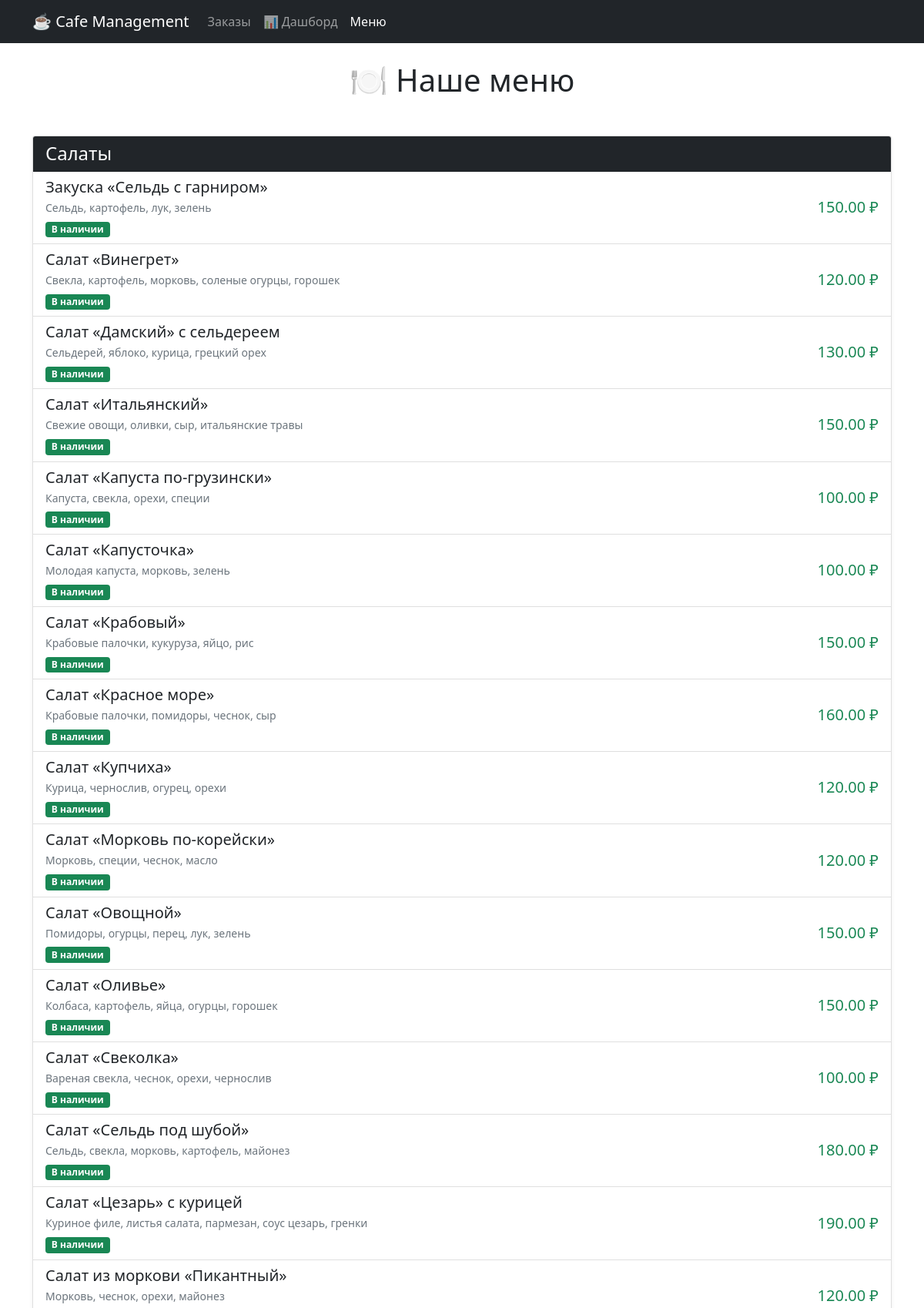
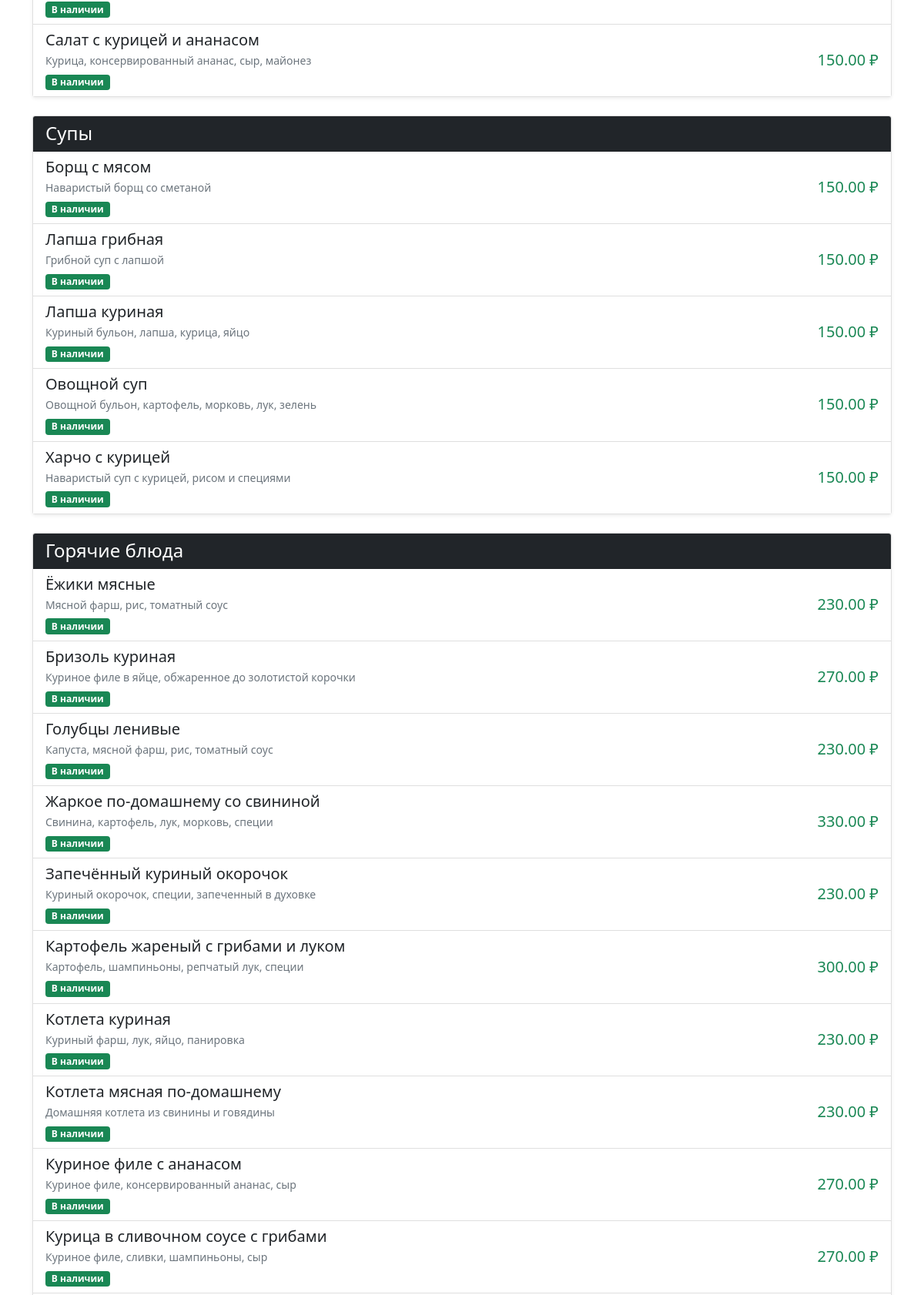
Page /orders/menu/ (upper part) on the committed database (2 pictures, top to bottom).
### orders/models.py (models this page shows, shortened)
class Item(models.Model):
    CATEGORY_CHOICES = [
        ('закуски', 'Закуски'),
        ('салаты', 'Салаты'),
        ('супы', 'Супы'),
        ('горячее', 'Горячие блюда'),
        ('гарниры', 'Гарниры'),
        ('напитки', 'Напитки'),
        ('десерты', 'Десерты'),
        ('прочее', 'Прочее'),
    ]
    name = models.CharField(max_length=100, verbose_name="Название блюда", unique=True)
    description = models.TextField(verbose_name="Описание/состав", blank=True)
    price = models.DecimalField(max_digits=10, decimal_places=2, verbose_name="Цена")
    category = models.CharField(max_length=50, choices=CATEGORY_CHOICES, default='прочее', verbose_name="Категория")
    is_available = models.BooleanField(default=True, verbose_name="Доступно")
    created_at = models.DateTimeField(auto_now_add=True, verbose_name="Дата добавления")
    class Meta:
        verbose_name = "Блюдо"
        verbose_name_plural = "Меню"
        ordering = ['category', 'name']

### orders/views.py (the view)
# urls.py: path('menu/', views.menu_view, name='menu_view'),       # Меню
def menu_view(request):
    categories = []
    for category_code, category_name in Item.CATEGORY_CHOICES:
        items = Item.objects.filter(category=category_code, is_available=True)
        if items.exists():
            categories.append({
                'code': category_code,
                'name': category_name,
                'items': items
            })
    return render(request, 'orders/menu.html', {'categories': categories})

### orders/templates/orders/menu.html (shortened to what this page needs)
{% extends "orders/base.html" %}
{% block content %}
<div class="container">
    <h1 class="text-center mb-5">🍽️ Наше меню</h1>
    {% for category in categories %}
    <div class="card mb-4 shadow-sm">
        <div class="card-header bg-dark text-white">
            <h4 class="mb-0">{{ category.name }}</h4>
        </div>
        <div class="card-body p-0">
            <div class="list-group list-group-flush">
                {% for item in category.items %}
                <div class="list-group-item">
                    <div class="row align-items-center">
                        <div class="col-md-8">
                            <h5 class="mb-1">{{ item.name }}</h5>
                            <p class="mb-1 text-muted small">{{ item.description|default:" " }}</p>
                            {% if item.is_available %}
                                <span class="badge bg-success">В наличии</span>
                            {% else %}
                                <span class="badge bg-danger">Нет в наличии</span>
                            {% endif %}
                        </div>
                        <div class="col-md-4 text-md-end">
                            <span class="h5 text-success">{{ item.price }} ₽</span>
                        </div>
                    </div>
                </div>
                {% empty %}
                <div class="list-group-item text-center text-muted">
                    В этой категории пока нет блюд
                </div>
                {% endfor %}
            </div>
        </div>
    </div>
    {% empty %}
    <div class="alert alert-info text-center">
        Меню пока пусто. Добавьте блюда в админке.
    </div>
    {% endfor %}
</div>
{% endblock %}

### rows in the picture
Item: name "Закуска «Сельдь с гарниром»", description "Сельдь, картофель, лук, зелень", is_available "В наличии", price "150.00"
Item: name "Салат «Винегрет»", description "Свекла, картофель, морковь, соленые огурцы, горошек", is_available "В наличии", price "120.00"
Item: name "Салат «Дамский» с сельдереем", description "Сельдерей, яблоко, курица, грецкий орех", is_available "В наличии", price "130.00"
Item: name "Салат «Итальянский»", description "Свежие овощи, оливки, сыр, итальянские травы", is_available "В наличии", price "150.00"
Item: name "Салат «Капуста по-грузински»", description "Капуста, свекла, орехи, специи", is_available "В наличии", price "100.00"
Item: name "Салат «Капусточка»", description "Молодая капуста, морковь, зелень", is_available "В наличии", price "100.00"
Item: name "Салат «Крабовый»", description "Крабовые палочки, кукуруза, яйцо, рис", is_available "В наличии", price "150.00"
Item: name "Салат «Красное море»", description "Крабовые палочки, помидоры, чеснок, сыр", is_available "В наличии", price "160.00"
Item: name "Салат «Купчиха»", description "Курица, чернослив, огурец, орехи", is_available "В наличии", price "120.00"
Item: name "Салат «Морковь по-корейски»", description "Морковь, специи, чеснок, масло", is_available "В наличии", price "120.00"
Item: name "Салат «Овощной»", description "Помидоры, огурцы, перец, лук, зелень", is_available "В наличии", price "150.00"
Item: name "Салат «Оливье»", description "Колбаса, картофель, яйца, огурцы, горошек", is_available "В наличии", price "150.00"
Item: name "Салат «Свеколка»", description "Вареная свекла, чеснок, орехи, чернослив", is_available "В наличии", price "100.00"
Item: name "Салат «Сельдь под шубой»", description "Сельдь, свекла, морковь, картофель, майонез", is_available "В наличии", price "180.00"
Item: name "Салат «Цезарь» с курицей", description "Куриное филе, листья салата, пармезан, соус цезарь, гренки", is_available "В наличии", price "190.00"
Item: name "Салат из моркови «Пикантный»", description "Морковь, чеснок, орехи, майонез", is_available "В наличии", price "120.00"
Item: name "Салат с курицей и ананасом", description "Курица, консервированный ананас, сыр, майонез", is_available "В наличии", price "150.00"
Item: name "Борщ с мясом", description "Наваристый борщ со сметаной", is_available "В наличии", price "150.00"
Item: name "Лапша грибная", description "Грибной суп с лапшой", is_available "В наличии", price "150.00"
Item: name "Лапша куриная", description "Куриный бульон, лапша, курица, яйцо", is_available "В наличии", price "150.00"
Item: name "Овощной суп", description "Овощной бульон, картофель, морковь, лук, зелень", is_available "В наличии", price "150.00"
Item: name "Харчо с курицей", description "Наваристый суп с курицей, рисом и специями", is_available "В наличии", price "150.00"
Item: name "Ёжики мясные", description "Мясной фарш, рис, томатный соус", is_available "В наличии", price "230.00"
Item: name "Бризоль куриная", description "Куриное филе в яйце, обжаренное до золотистой корочки", is_available "В наличии", price "270.00"
Item: name "Голубцы ленивые", description "Капуста, мясной фарш, рис, томатный соус", is_available "В наличии", price "230.00"
Item: name "Жаркое по-домашнему со свининой", description "Свинина, картофель, лук, морковь, специи", is_available "В наличии", price "330.00"
Item: name "Запечённый куриный окорочок", description "Куриный окорочок, специи, запеченный в духовке", is_available "В наличии", price "230.00"
Item: name "Картофель жареный с грибами и луком", description "Картофель, шампиньоны, репчатый лук, специи", is_available "В наличии", price "300.00"
Item: name "Котлета куриная", description "Куриный фарш, лук, яйцо, панировка", is_available "В наличии", price "230.00"
Item: name "Котлета мясная по-домашнему", description "Домашняя котлета из свинины и говядины", is_available "В наличии", price "230.00"
Item: name "Куриное филе с ананасом", description "Куриное филе, консервированный ананас, сыр", is_available "В наличии", price "270.00"
Item: name "Курица в сливочном соусе с грибами", description "Куриное филе, сливки, шампиньоны, сыр", is_available "В наличии", price "270.00"

### other values in the picture
{{ category.name }} "Салаты" "Супы" "Горячие блюда"
